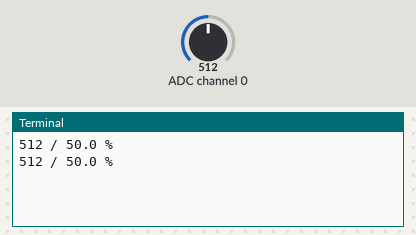
Simulated run of this program. Board: Raspberry Pi (BCM pin numbers). On the bench: the last lines printed to the terminal. The inputs (shaded band) are chosen by the test bench; at power-on: ADC channel 0 = 512 (analog values on the 0–1023 scale).

Above: at 1.2 s.
1.3 s: ADC channel 0 set to 716
At 2.6 s:
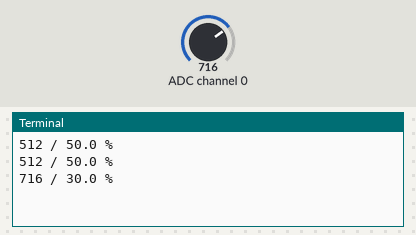
2.8 s: ADC channel 0 set to 900
At 3.8 s:
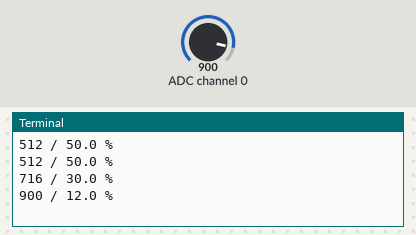
Timing chart, 0 to 5.8 s (numbered marks = the images above; inputs shaded):
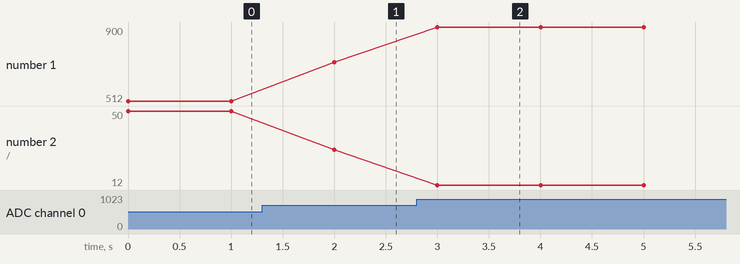

Measured:
- after the input at 1.3 s, the terminal: prints a new line after 0.70 s (image 1)
- after the input at 2.8 s, the terminal: prints a new line after 0.20 s (image 2)
- plotted number 1: 512 → 716 after the input at 1.3 s, 716 → 900 after the input at 2.8 s
- plotted number 2: 50 → 30 after the input at 1.3 s, 30 → 12 after the input at 2.8 s

The program:

SoilMoistureSensor.py
```python
import spidev
import time

delay = 1

# Open Spi Bus
# SPI 버스 0과 디바이스 0을 열고
# 최대 전송 속도를 1MHz로 설정
spi = spidev.SpiDev()
spi.open(0,0) # open(bus, device)
spi.max_speed_hz = 1000000 # set transfer speed

# To read SPI data from MCP3008 chip
# Channel must be 0~7 integer
def readChannel(channel):
  val = spi.xfer2([1, (8+channel)<<4, 0])
  data = ((val[1]&3) << 8) + val[2]
  return data

# 0~1023 value가 들어옴. 1023이 수분함량 min값
def convertPercent(data):
  return 100.0-round(((data*100)/float(1023)),1)

try:
  while True:
    val = readChannel(0)
    if (val != 0) : # filtering for meaningless num
      print(val, "/", convertPercent(val),"%")
    time.sleep(delay)
except KeyboardInterrupt:
  spi.close()
  print("Keyboard Interrupt!!!!")
```
